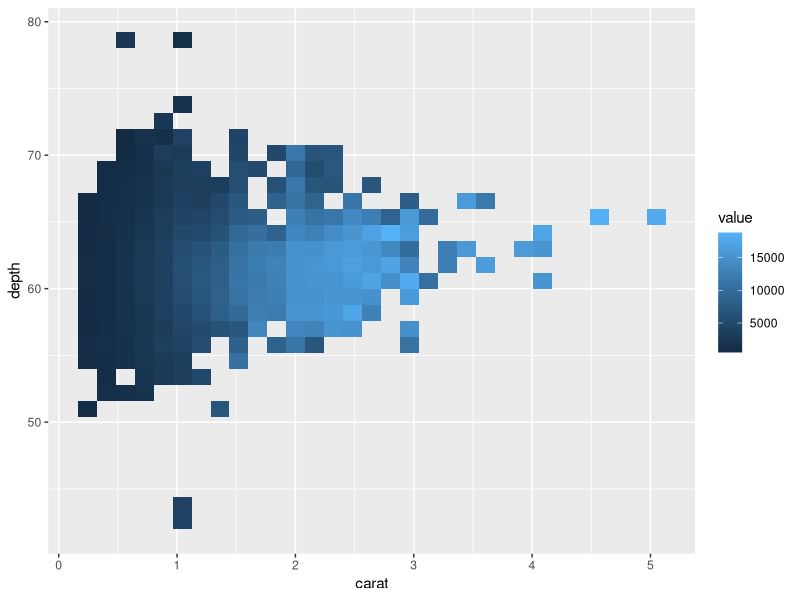
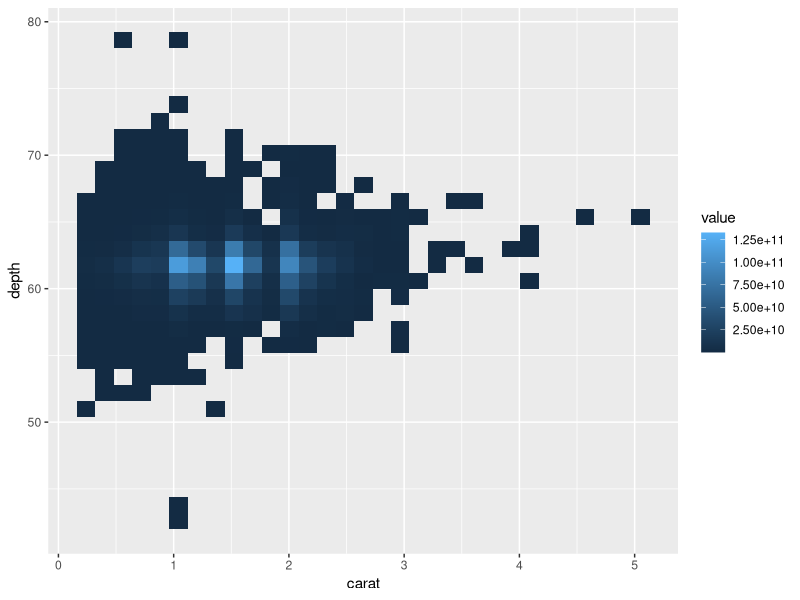
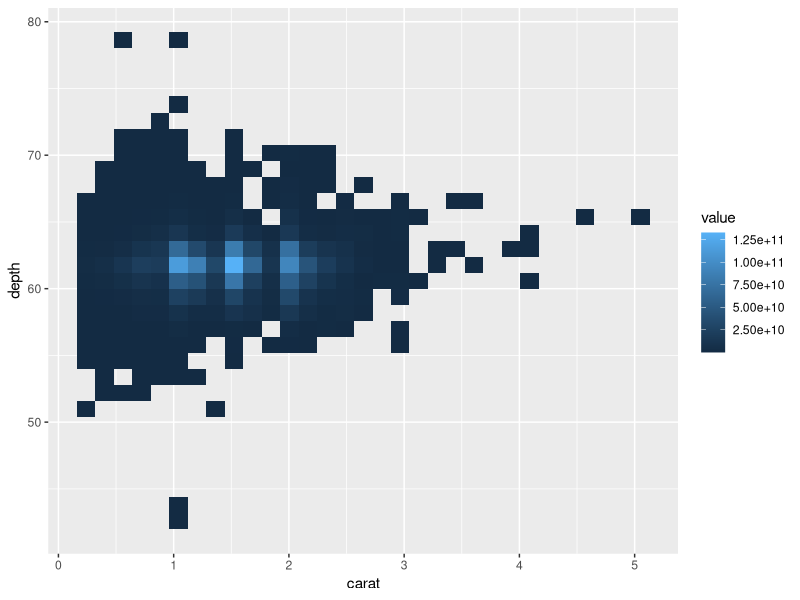
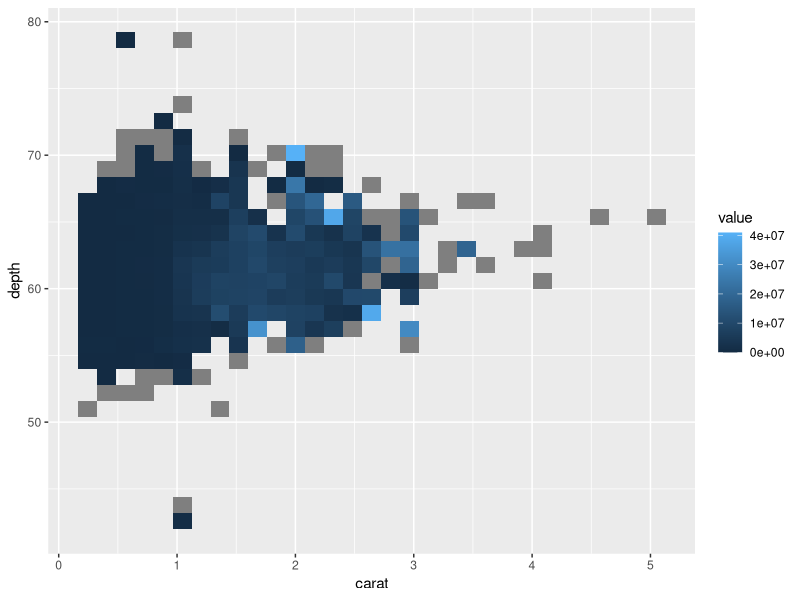
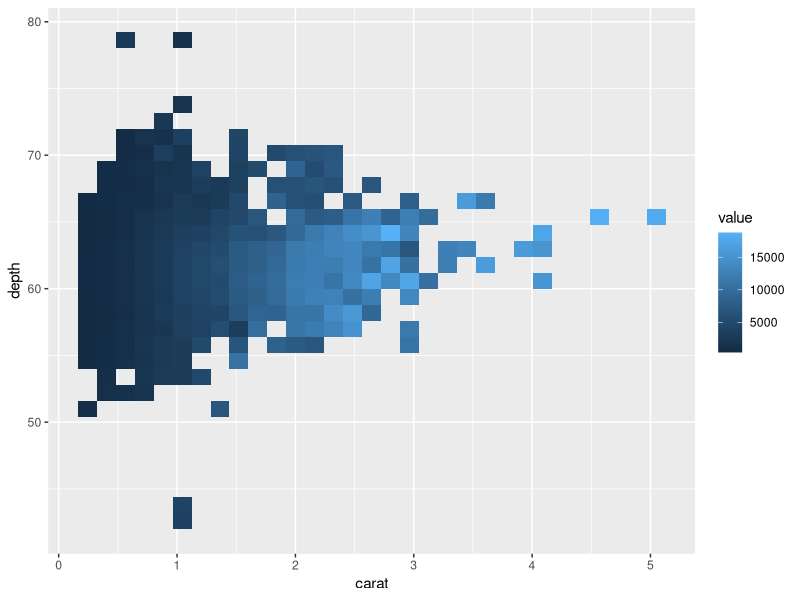
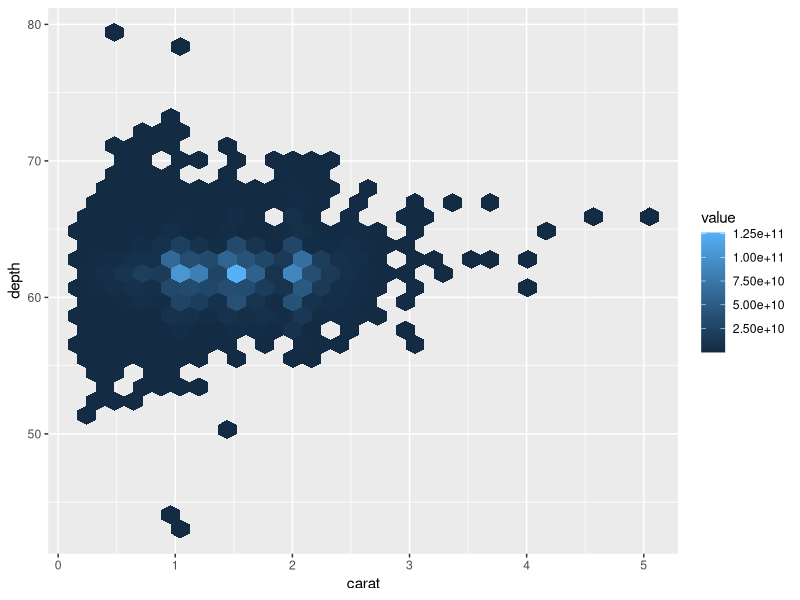

These figures' R source, in order:
library(ggplot2)


### Name: stat_summary_2d
### Title: Bin and summarise in 2d (rectangle & hexagons)
### Aliases: stat_summary_2d stat_summary2d stat_summary_hex

### ** Examples

d <- ggplot(diamonds, aes(carat, depth, z = price))
d + stat_summary_2d()

# Specifying function
d + stat_summary_2d(fun = function(x) sum(x^2))
d + stat_summary_2d(fun = ~ sum(.x^2))
d + stat_summary_2d(fun = var)
d + stat_summary_2d(fun = "quantile", fun.args = list(probs = 0.1))

if (requireNamespace("hexbin")) {
d + stat_summary_hex()
d + stat_summary_hex(fun = ~ sum(.x^2))
}



